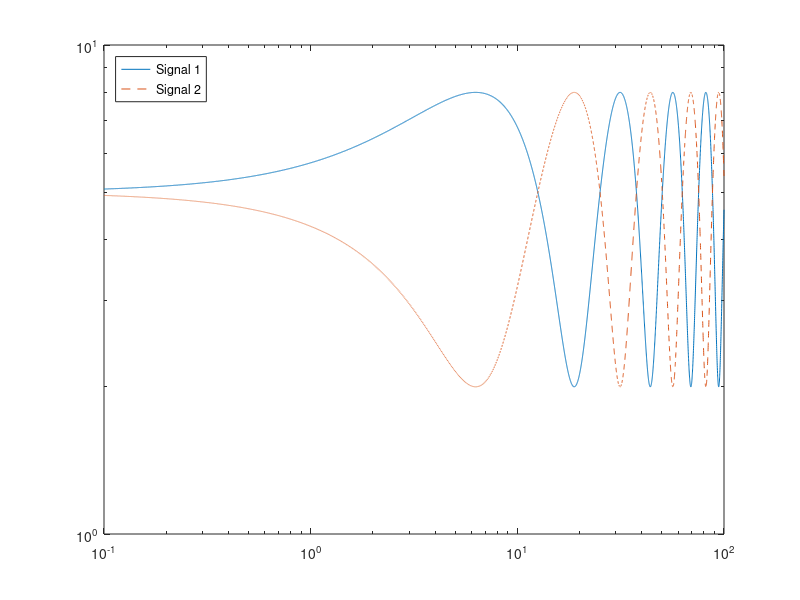

The MATLAB source for this figure:
x = logspace(-1,2,10000);
y1 = 5 + 3*sin(x/4);
y2 = 5 - 3*sin(x/4);
loglog(x,y1,x,y2,'--')
legend('Signal 1','Signal 2','Location','northwest');
